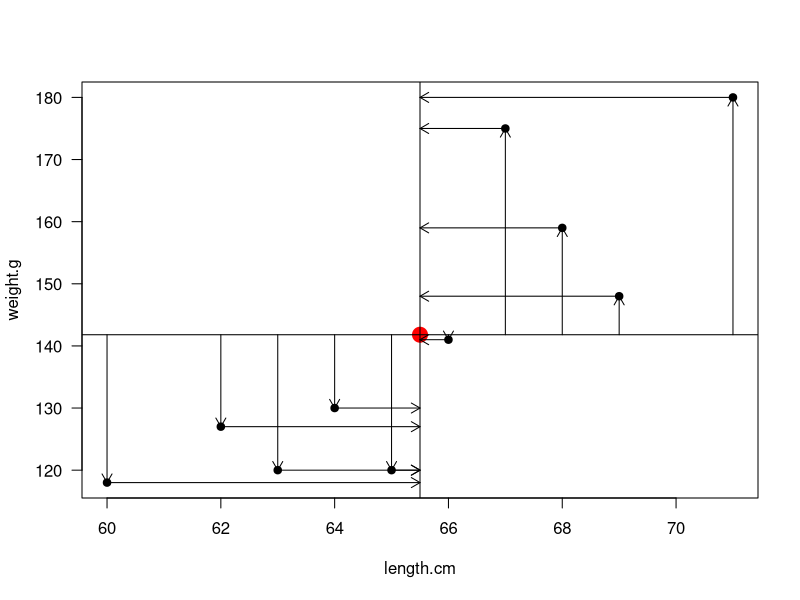
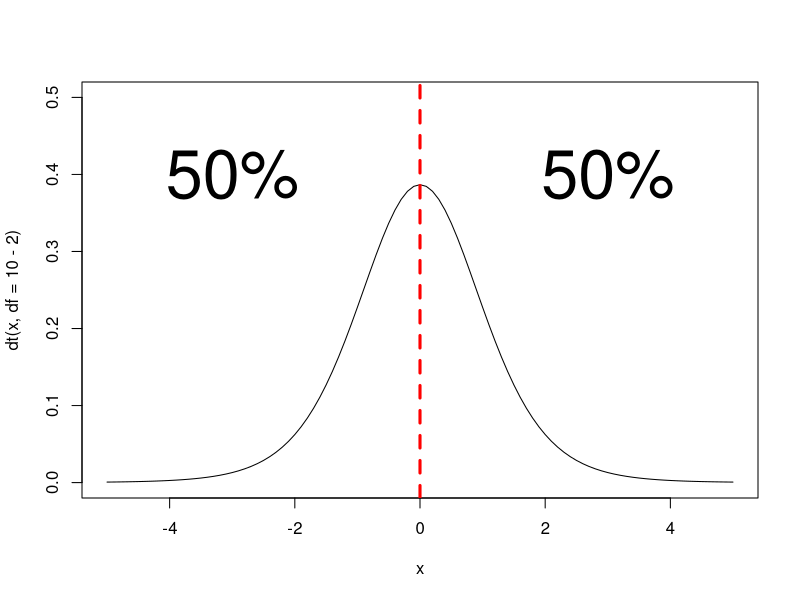
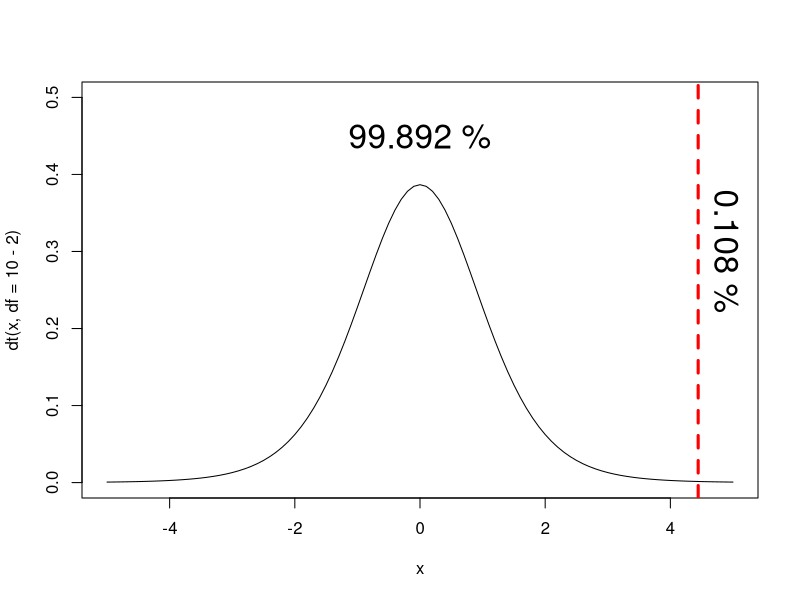
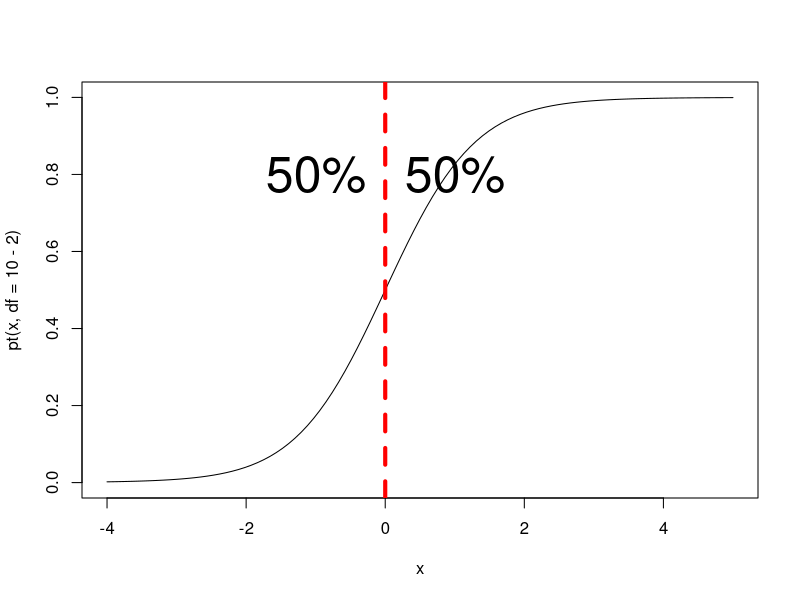
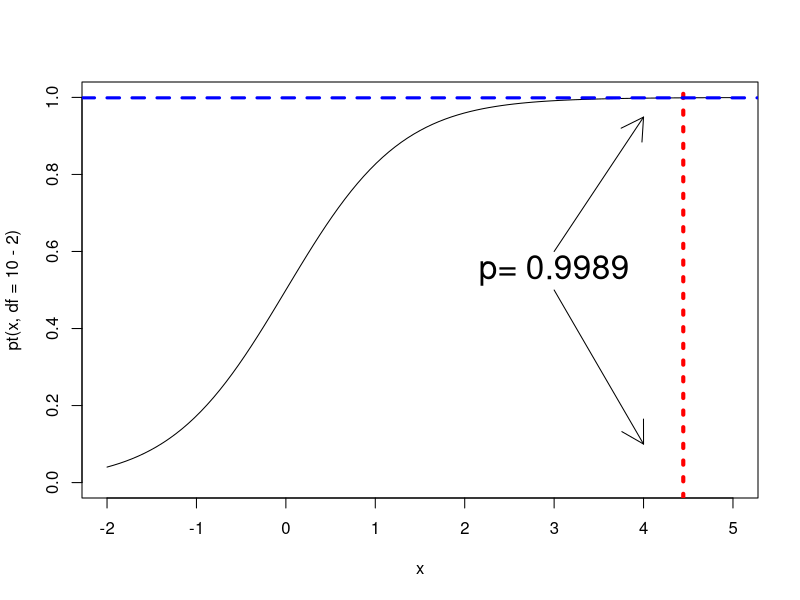
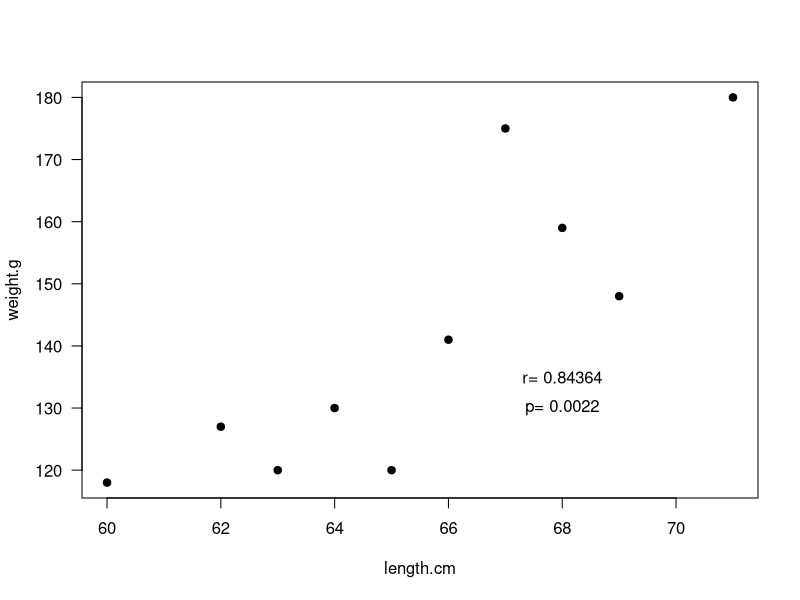

Reproduce these figures in R, in order. (Note: this script raises an error after producing the figures.)
###Week 7####


length.cm<-c(64,69,71,67,63,62,66,60,65,68)
weight.g<-c(130,148,180,175,120,127,141,118,120,159)


cbind(length.cm,weight.g)

plot(length.cm,weight.g,pch=19,las=1);points(mean(length.cm),mean(weight.g),pch=19,cex=2,col="red")
arrows(x0 = length.cm,y0 = mean(weight.g),x1 = length.cm,y1 = weight.g,length = .1)
abline(h=mean(weight.g))
abline(v=mean(length.cm))
arrows(x0 = length.cm,y0 = weight.g,x1 = mean(length.cm),y1 = weight.g,length = .1)

length.minus.mean<-length.cm-mean(length.cm)
weight.minus.mean<-weight.g-mean(weight.g)


cbind(length.cm,weight.g,length.minus.mean,weight.minus.mean)
product<-length.minus.mean*weight.minus.mean
sum.product<-sum(product)
Covariance<-sum.product/(length(weight.g)-1)
cov(length.cm,weight.g)

length.in<-length.cm/2.54
weight.lbs<-weight.g*0.00220462
cov(scale(length.in),scale(weight.lbs))
cov(scale(length.cm),scale(weight.g))
r<-cor(length.in,weight.g)


#Fisher's r to z
z<-0.5*log((1+r)/(1-r))
sigmaz<-sqrt(1/(10-3)) #n=10


upperz<-z+sigmaz*1.96#
lowerz<-z-sigmaz*1.96#

upperz<-z+sigmaz*qnorm(0.975)#
lowerz<-z-sigmaz*qnorm(0.975)#

R<-(exp(2*z)-1)/(exp(2*z)+1)
upper<-(exp(2*upperz)-1)/(exp(2*upperz)+1)
lower<-(exp(2*lowerz)-1)/(exp(2*lowerz)+1)

cor.test(length.cm,weight.g)

SEr <- sqrt((1-cor(weight.g,length.cm)^2 )/(10-2))
t.stat <- cor(weight.g,length.cm)/SEr
one.tailed.p<-pt(t.stat,df=8,lower.tail=FALSE)

t.stat.n <- (cor(weight.g,length.cm)-0.6)/SEr
one.tailed.pn<-pt(t.stat.n,df=8,lower.tail=FALSE)


one.tailed.p<-1-pt(t.stat,df=10-2);
par(mfrow=c(1,1))
curve(dt(x,df=10-2),xlim=c(-5,5),ylim=c(0,0.5))
abline(v=0,lty=2,col="red",lwd=3)
text(-3,0.4,"50%",cex=4)
text(3,0.4,"50%",cex=4)

curve(dt(x,df=10-2),xlim=c(-5,5),ylim=c(0,0.5))
abline(v=t.stat,lty=2,col="red",lwd=3)
text(0,0.45,paste(round(pt(t.stat,df=10-2)*100,digits=3),"%"),cex=2)
text(4.9,0.3,paste(round((1-pt(t.stat,df=10-2))*100,digits=3),"%"),cex=2,srt=270)


curve(pt(x,df=10-2),xlim=c(-4,5),ylim=c(0,1))
abline(v=0,lty=2,lwd=4,col="red")
text(-1,0.8,"50%",cex=3)
text(1,0.8,"50%",cex=3)



curve(pt(x,df=10-2),xlim=c(-2,5),ylim=c(0,1))
abline(v=t.stat,lty=3,lwd=4,col="red")
p.value<-2*one.tailed.p
abline(h=pt(t.stat,df=10-2),lty=2,lwd=3,col="blue")
arrows(3,0.6,4,pt(t.stat,df=10-2)-0.05)
arrows(3,0.5,4,0.1)
text(3,0.55,paste("p=",round(pt(t.stat,df=10-2),digits=4)),cex=2)

pt(t.stat,df=10-2,lower.tail=FALSE)#one tailed p-value
2*one.tailed.p#two tailed p value

Correlation<-cor(weight.g,length.cm)
plot(length.cm,weight.g,pch=19,las=1)
text(68,135,paste("r=",round(Correlation,digits=5)),cex=1)
text(68,130,paste("p=",round(p.value,digits=4)),cex=1)

#calculate p-value
sr<-sqrt((1-R^2)/(n-2))
tstat<-R/sr
pval<-pt(tstat,n-2,lower.tail=FALSE)*2


cat("\n\n\nr=",r,"\nupper 95% CI",upper,"\nlower 95% CI",lower,"\n\nstandard error of r:",sr,"\n\nt =",tstat,"\ndf=",n-2,"\np=",pval,"\n\n")

cor(length.cm,weight.g)
cor.test(length.cm,weight.g)

####So with r and n, we can test hypotheses about r without even having the raw data
# suppose n=20 and r=0.8
#95% CI of r

z<-0.5*log((1+0.8)/(1-0.8))
sigma.z <- sqrt(1/(20-3))

upper <- z + sigma.z*1.96
lower <- z - sigma.z*1.96

# translate back to r
upper.r<-(exp(2*upper )-1)/(exp(2*upper )+1)
lower.r<-(exp(2*lower)-1)/(exp(2*lower)+1)

# calculate t
se.r<-sqrt((1-0.8^2)/18)
t.r <- 0.8/ se.r
pt(t.r,18,lower.tail=FALSE)*2



####Power

library(pwr)
pwr.r.test(n=10,r=0.844,sig.level=0.05)
pwr.r.test(r=0.444,sig.level=0.05,power=.8)
pwr.r.test(n=5,sig.level=0.05,power=.8)

###Non parametric

# spearman vs. pearson
#spearman is often called a non-parametric correlation
#spearman correlation is simply the Pearson Product Moment correlation of rank transformed data

cor.test(length.cm,weight.g,method="spearman")
cor.test(rank(length.cm),rank(weight.g),method="pearson")

#Kendal Tau - another type of "non-parametric correlation" - a measure of discordance
# = (C-D)/(C+D)
# Concordance is the number of rankings that are above the focal ranking (the second column)
X<-c(1,2,3,4,5,6,7,8,9,10,11,12)
Y<-c(2,1,4,3,6,5,8,7,10,9,12,11)
dat<-cbind(X,Y)# for 1, there are 10 rankings higher than 2  for 2, there are 10 rankings higher than 1  for 4, there are 8 rankings higher and so on...
#Concordant:how many larger ranks are below a certain rank
Concordant<-c(10,10,8,8,6,6,4,4,2,2,0,NA)# add NA for showing cbind dat - NA means no assignment
#Discordant: how many smaller ranks are are below a certain rank
Discordant<-c(1,0,1,0,1,0,1,0,1,0,1,NA)
cbind(dat,Concordant,Discordant)
C<-c(10,10,8,8,6,6,4,4,2,2,0)# 
D<-c(1,0,1,0,1,0,1,0,1,0,1)
tau<-(sum(C)-sum(D))/(sum(C)+sum(D))
cor(X,Y,method="kendall")
